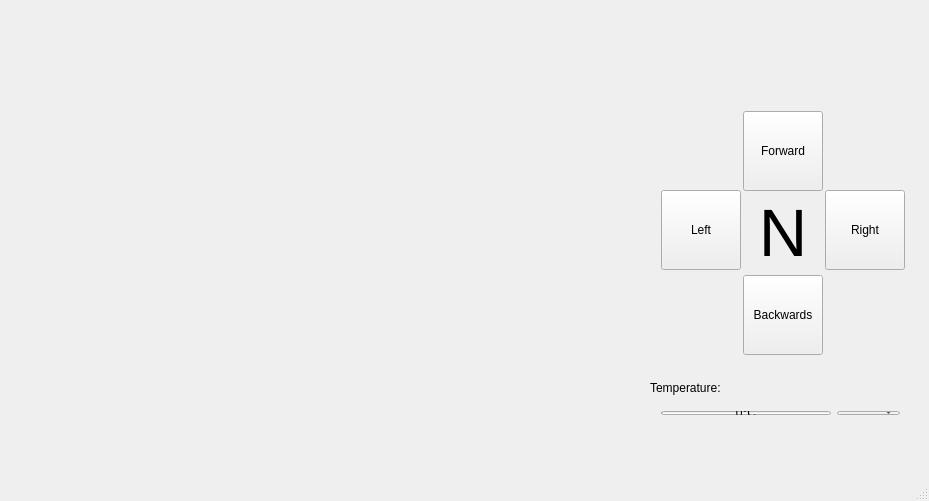
<?xml version="1.0" encoding="UTF-8"?>
<ui version="4.0">
 <class>MainWindow</class>
 <widget class="QMainWindow" name="MainWindow">
  <property name="geometry">
   <rect>
    <x>0</x>
    <y>0</y>
    <width>929</width>
    <height>501</height>
   </rect>
  </property>
  <property name="cursor">
   <cursorShape>UpArrowCursor</cursorShape>
  </property>
  <property name="windowTitle">
   <string>ZR1++ Control</string>
  </property>
  <widget class="QWidget" name="centralWidget">
   <widget class="QWidget" name="horizontalLayoutWidget">
    <property name="geometry">
     <rect>
      <x>650</x>
      <y>100</y>
      <width>261</width>
      <height>260</height>
     </rect>
    </property>
    <layout class="QHBoxLayout" name="horizontalLayout_2">
     <item>
      <widget class="QPushButton" name="left_pushButton">
       <property name="minimumSize">
        <size>
         <width>80</width>
         <height>80</height>
        </size>
       </property>
       <property name="maximumSize">
        <size>
         <width>80</width>
         <height>80</height>
        </size>
       </property>
       <property name="text">
        <string>Left</string>
       </property>
       <property name="shortcut">
        <string>Left</string>
       </property>
       <property name="autoRepeat">
        <bool>false</bool>
       </property>
       <property name="autoExclusive">
        <bool>false</bool>
       </property>
       <property name="autoRepeatDelay">
        <number>0</number>
       </property>
       <property name="autoRepeatInterval">
        <number>0</number>
       </property>
      </widget>
     </item>
     <item>
      <layout class="QVBoxLayout" name="verticalLayout">
       <property name="spacing">
        <number>8</number>
       </property>
       <item>
        <widget class="QPushButton" name="forward_pushButton">
         <property name="minimumSize">
          <size>
           <width>80</width>
           <height>80</height>
          </size>
         </property>
         <property name="maximumSize">
          <size>
           <width>80</width>
           <height>80</height>
          </size>
         </property>
         <property name="text">
          <string>Forward</string>
         </property>
         <property name="shortcut">
          <string>Up</string>
         </property>
         <property name="autoExclusive">
          <bool>false</bool>
         </property>
         <property name="autoRepeatDelay">
          <number>0</number>
         </property>
         <property name="autoRepeatInterval">
          <number>0</number>
         </property>
        </widget>
       </item>
       <item>
        <widget class="QLabel" name="drive_mode_label">
         <property name="minimumSize">
          <size>
           <width>80</width>
           <height>80</height>
          </size>
         </property>
         <property name="maximumSize">
          <size>
           <width>80</width>
           <height>80</height>
          </size>
         </property>
         <property name="font">
          <font>
           <pointsize>50</pointsize>
          </font>
         </property>
         <property name="text">
          <string>N</string>
         </property>
         <property name="alignment">
          <set>Qt::AlignCenter</set>
         </property>
        </widget>
       </item>
       <item>
        <widget class="QPushButton" name="backwards_pushButton">
         <property name="minimumSize">
          <size>
           <width>80</width>
           <height>80</height>
          </size>
         </property>
         <property name="maximumSize">
          <size>
           <width>80</width>
           <height>80</height>
          </size>
         </property>
         <property name="text">
          <string>Backwards</string>
         </property>
         <property name="shortcut">
          <string>Down</string>
         </property>
        </widget>
       </item>
      </layout>
     </item>
     <item>
      <widget class="QPushButton" name="right_pushButton">
       <property name="minimumSize">
        <size>
         <width>80</width>
         <height>80</height>
        </size>
       </property>
       <property name="maximumSize">
        <size>
         <width>80</width>
         <height>80</height>
        </size>
       </property>
       <property name="text">
        <string>Right</string>
       </property>
       <property name="shortcut">
        <string>Right</string>
       </property>
      </widget>
     </item>
    </layout>
   </widget>
   <widget class="QLabel" name="label">
    <property name="geometry">
     <rect>
      <x>650</x>
      <y>380</y>
      <width>91</width>
      <height>16</height>
     </rect>
    </property>
    <property name="text">
     <string>Temperature:</string>
    </property>
   </widget>
   <widget class="QWidget" name="">
    <property name="geometry">
     <rect>
      <x>650</x>
      <y>400</y>
      <width>261</width>
      <height>26</height>
     </rect>
    </property>
    <layout class="QHBoxLayout" name="horizontalLayout" stretch="0,0">
     <item>
      <widget class="QProgressBar" name="progressBar">
       <property name="font">
        <font>
         <stylestrategy>PreferAntialias</stylestrategy>
        </font>
       </property>
       <property name="value">
        <number>0</number>
       </property>
       <property name="format">
        <string>%p°C</string>
       </property>
      </widget>
     </item>
     <item>
      <widget class="QComboBox" name="lights_mode_comboBox">
       <item>
        <property name="text">
         <string>AUTO</string>
        </property>
       </item>
       <item>
        <property name="text">
         <string>OFF</string>
        </property>
       </item>
       <item>
        <property name="text">
         <string>ON</string>
        </property>
       </item>
      </widget>
     </item>
    </layout>
   </widget>
  </widget>
  <widget class="QStatusBar" name="statusBar"/>
 </widget>
 <layoutdefault spacing="6" margin="11"/>
 <resources/>
 <connections/>
</ui>
